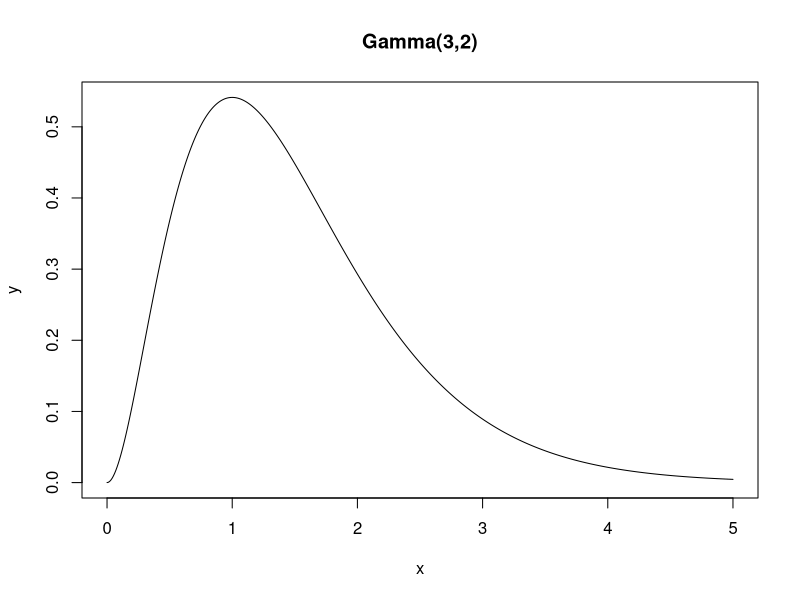

The R source for this figure:
## ---- chunk 1
newton <- function(f, x0, tol = 1e-9, n_max = 100) {
    x <- x0
    f_x <- f(x)
    n <- 0
    while ((abs(f_x[2]) > tol) & (n < n_max)) {
        # Newton's update
        x <- x - f_x[2]/f_x[3]
        f_x <- f(x)
        # Increment counter
        n <- n + 1
    }
    if (n == n_max) {
        cat('newton failed to converge\n')
    } else {
        return(x)
    }
}
## ---- chunk 2
gamma32 <- function(x) {
    # Error checking
    if (x < 0) return(c(0, 0, 0))
    if (x == 0) return(c(0, 0, NaN))
    y <- exp(-2*x)
    return(c(4*x^2*y, 8*x*(1-x)*y, 8*(1-2*x^2)*y))
}

x <- seq(0, 5, by=0.01)
plot(x, sapply(x, gamma32)[1,], ylab='y', main='Gamma(3,2)', type='l')

newton(gamma32, 4)
newton(gamma32, 0.1)
newton(gamma32, 20)
## ---- chunk 3
line_search <- function(f, x, y, eps=1e-9, amax=2^5) {

    # specify function g(alpha) to optimize
    g <- function(a) f(x + a*y)

    # get left point
    a_l <- 0
    g_l <- g(a_l)

    # get mid point
    a_m <- 1
    g_m <- g(a_m)
    # make a_m smaller until g(a_m) > g(a_l)
    while ((g_m < g_l) & (a_m > eps)) {
        a_m <- a_m/2
        g_m <- g(a_m)
    }

    # use 0 for a if we cannot get a suitable mid-point
    if ((a_m <= eps) & (g_m < g_l)) return(0)

    # get right point
    a_r <- 2*a_m
    g_r <- g(a_r)
    # make a_r larger until g(a_m) > g(a_r)
    while ((g_m < g_r) & (a_r < a_max)) {
        a_m <- a_r
        g_m <- g_r
        a_r <- 2*a_m
        g_r <- g(a_r)
    }

    # use a_max for a if we cannot get a suitable right point
    if ((a_r >= a_max) & (g_m < g_r)) return(a_max)

    # apply golden-section algorithm to g to find a
    a <- gsection(g, a_l, a_r, a_m)

    return(a)

} # end of function
## ---- chunk 4
ascent <- function(f, grad_f, x0, eps = 1e-9, max_iter = 100) {

    # Initialize x values
    x_old <- x0
    gx <- grad_f(x0)
    a <- line_search(f, x0, gx)
    x <- x + a*gx
    # Initialize counter
    i <- 1
    while ((abs(f(x) - f(x_old)) > eps) & (i < max_iter)) {
        x_old <- x
        gx <- grad_f(x)
        a <- line_search(f, x, gx)
        x <- x + a*gx
        # Increment counter
        i <- i + 1
    }
    return(x)
}
## ---- chunk 5
newton <- function(H, grad, x0, eps = 1e-9, max_iter = 100) {

    x <- x0
    gradx <- grad(x)
    Hx <- H(x)
    i <- 0
    while ((max(abs(gradx)) > eps) && (i < max_iter)) {
        x <- x - solve(Hx, gradx)
        gradx <- grad(x)
        Hx <- H(x)
        i <- i + 1
    }
    if (i == max_iter) {
        cat('newton failed to converge\n')
    } else {
        return(x)
    }
}
